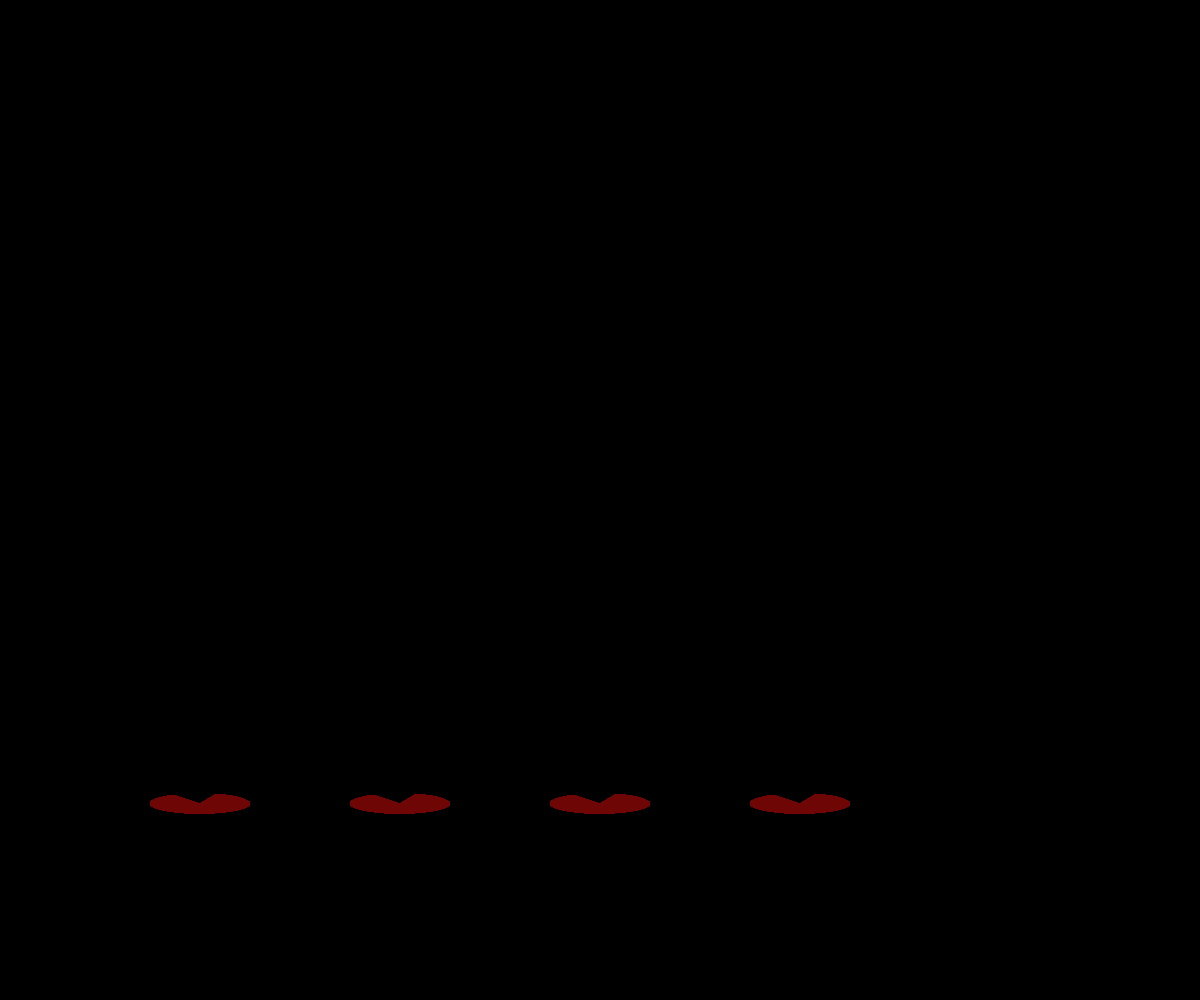
Frame 1 (no input)
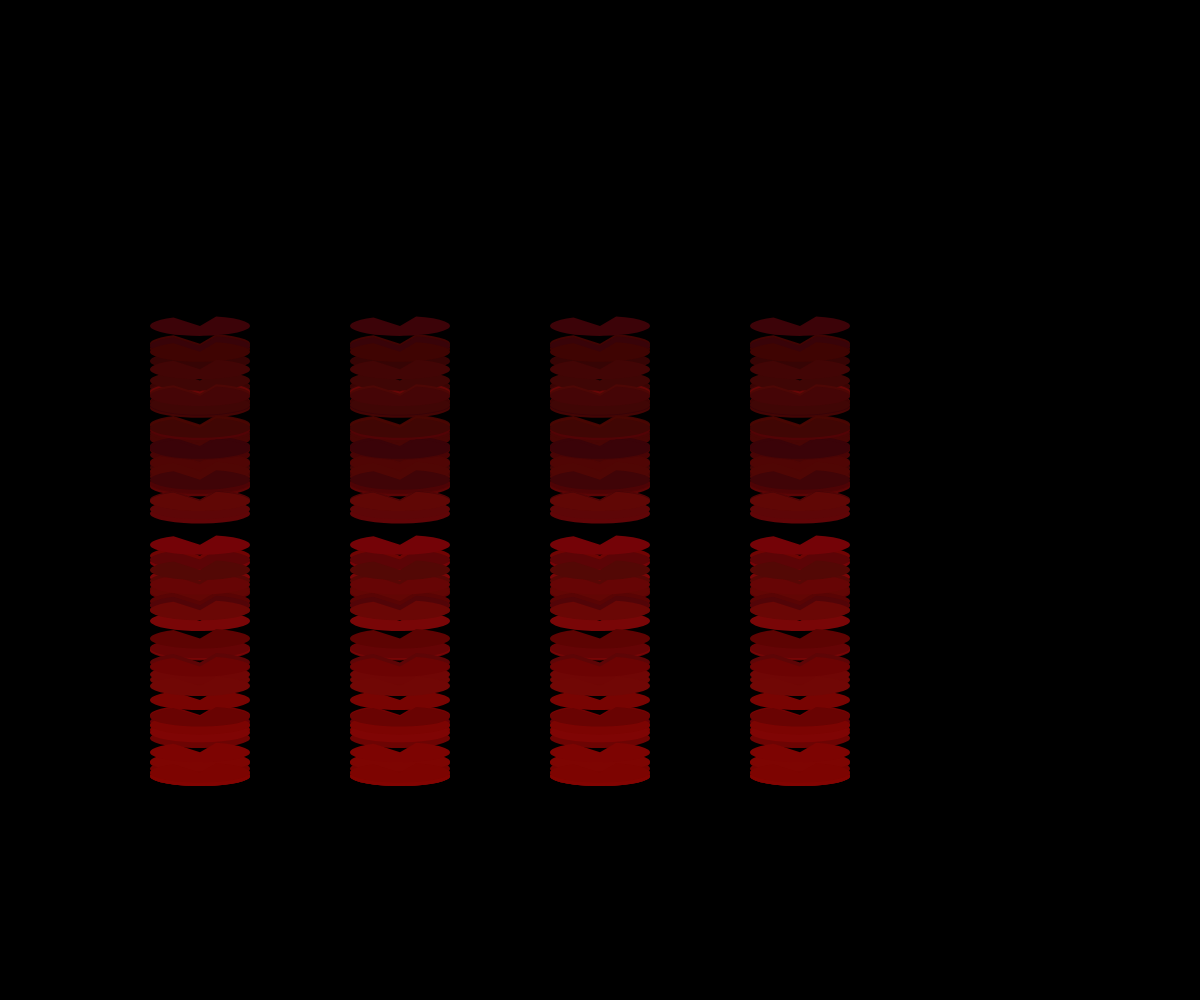
Frame 60 (no input)
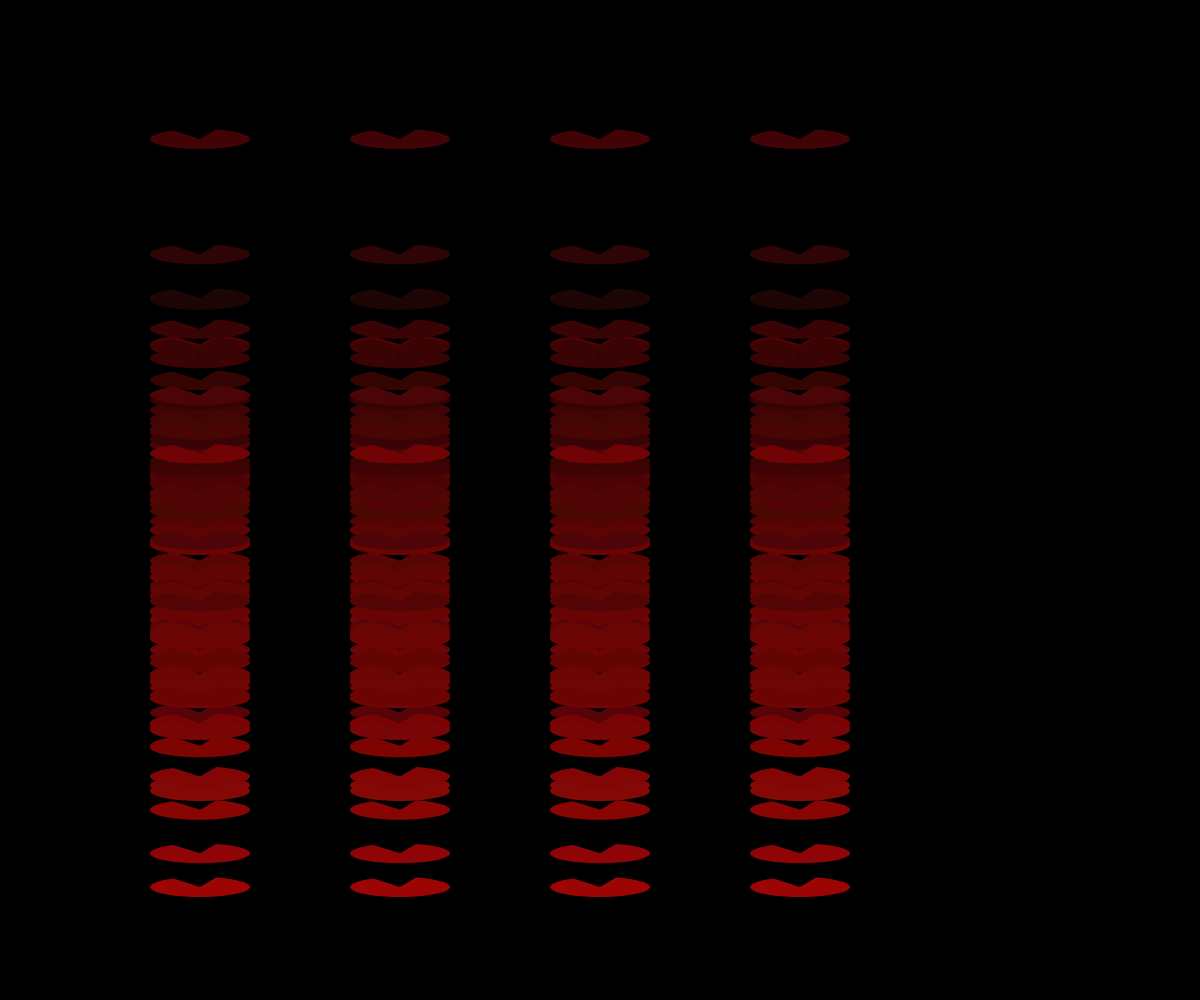
Frame 120 (the mouse pressed at the canvas centre since frame 60)

The p5.js sketch that drew these frames (run headless with seeded random() and noise() and a simulated clock; from frame 60 on, the mouse is pressed at the canvas centre):

// p5.js sketch
// ── sketch.js
                                                   
//# #####  ###### #    # ###### #####   ####    ##   
//# #    # #      #    # #      #    # #       #  #  
//# #    # #####  #    # #####  #    #  ####  #    # 
//# #####  #      #    # #      #####       # ###### 
//# #   #  #       #  #  #      #   #  #    # #    # 
//# #    # ######   ##   ###### #    #  ####  #    # 


// -
// Camminatore_2 0.1 by IreneBacherotti [camminatore, random]
// 2022 © IreneBacherotti. @irebache Daniele @Fupete and the course DS-2022 at DESIGN.unirsm 
// github.com/ds-2022-unirsm — github.com/fupete
// Educational purposes, MIT License, 2022, San Marino
// —




var w, h;
var quanti = 100;
var d = 60;
var c = [];
var speedMax = 0.02;

function setup() {
  createCanvas(w = windowWidth, h = windowHeight);
  // crea n oggetti di classe Camminatore
  for (var i = 0; i < quanti; i++) {
    c.push(new Camminatore(i));
  }
}

function draw() {
  background(0, 0, 0);
 
  // per tutti i camminatori chiama i diversi metodi utili 
  for (var i = 0; i < quanti; i++) {
    c[i].move();
    c[i].display();
  }
}

// classe
function Camminatore(_id) {
  // costruttore
  this.id = _id;
  this.x = 80;
  this.y = 80;
  this.speedX = random(3, speedMax);
  this.speedY = random(1, 50);
  this.noiseX = random(0.002);
  this.noiseY = random(0.007);

  // metodo move
  this.move = function() {
    // if (random(1) >= 0.5) this.dirX *= -1;
    // if (random(1) >= 0.5) this.dirY *= -1;
    this.x = noise(this.noiseX) * w
    this.y = noise(this.noiseY) * h
    this.noiseX += 0.1 * this.speedX;
    this.noiseY += 5 * this.speedY;
  }
  
  // metodo display
  this.display = function() {
    fill(200 * noise(this.noiseX), 10 * noise(this.noiseX + 10), 10 * noise(this.noiseX + 30));
    noStroke();
   

arc(200, this.x, 100, 20, 100, d);

arc(400, this.x, 100, 20, 100, d);

arc(600, this.x, 100, 20, 100, d);
arc(800, this.x, 100, 20, 100, d);









  }
}
